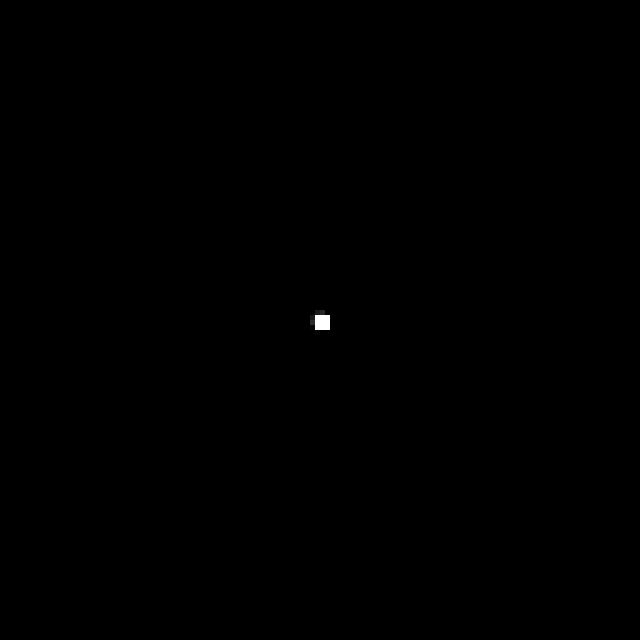
Frame 1 (no input)
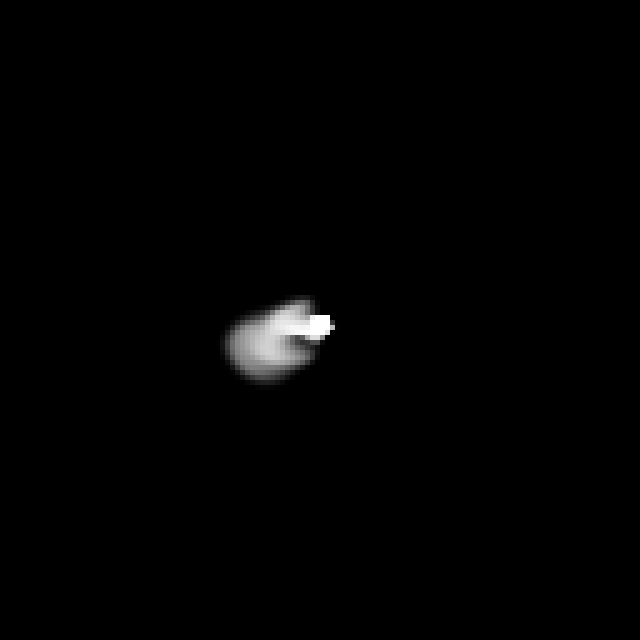
Frame 60 (the mouse pressed at the canvas centre just before this capture)
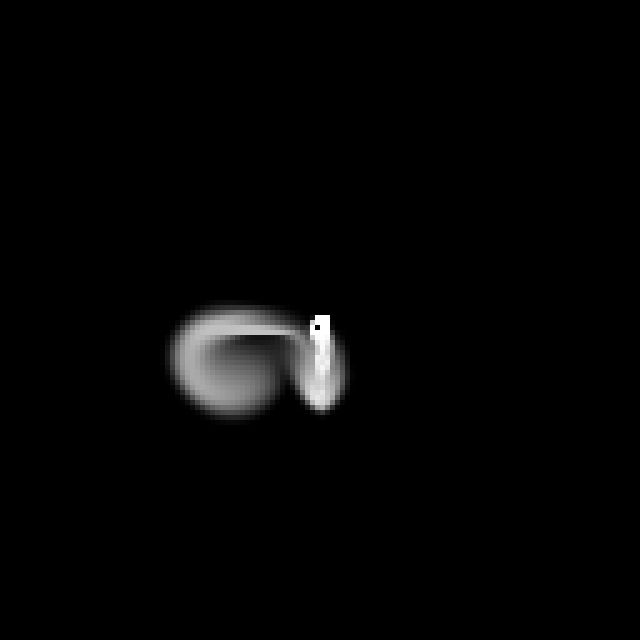
Frame 120 (the mouse held since frame 60 and released just before this capture)

The Processing sketch that drew these frames (run headless with seeded random() and noise(); from frame 60 on, the mouse is pressed at the canvas centre):

// Processing sketch: fluid_sim_processing
// ── fluid_sim_processing.pde
final int N = 128;
final int iter = 4;
final int SCALE = 5;
float t = 0;

Fluid fluid;

void settings() {
  size(N * SCALE, N * SCALE);
}

void setup() {
  fluid = new Fluid(0.5, 0, 0);
}

void draw() {
  background(0);
  int cx = width/SCALE/2;
  int cy = height/SCALE/2;
  
  for (int i = -1; i <= 1; i++) {
    for (int j = -1; j <= 1; j++) {
      fluid.addDensity(cx+i, cy+j, random(300, 500));
    }
  }

  
  float angle = noise(t) * TWO_PI;
  PVector v = PVector.fromAngle(angle);
  v.mult(0.1);
  t += 0.1;
  fluid.addVelocity(cx, cy, v.x, v.y);
  
  fluid.step();
  fluid.renderD();
  fluid.fadeD();
}

// ── Fluid.pde
int IX(int x, int y) {
  x = constrain(x, 0, N-1);
  y = constrain(y, 0, N-1);
  return x + y * N;
}

class Fluid {
  int size;
  float dt;
  float diff;
  float visc;
  
  float[] s;
  float[] density;
  
  float[] Vx;
  float[] Vy;
  
  float[] Vx0;
  float[] Vy0;
  
  Fluid(float dt, float diffusion, float viscosity) {
    this.size = N;
    this.dt = dt;
    this.diff = diffusion;
    this.visc = viscosity;
    
    this.s = new float[N*N];
    this.density = new float[N*N];
    
    this.Vx = new float[N*N];
    this.Vy = new float[N*N];
    
    this.Vx0 = new float[N*N];
    this.Vy0 = new float[N*N];
  }
  
  void step() {
    float visc = this.visc;
    float diff = this.diff;
    float dt = this.dt;
    float[] Vx = this.Vx;
    float[] Vy = this.Vy;
    float[] Vx0 = this.Vx0;
    float[] Vy0 = this.Vy0;
    float[] s = this.s;
    float[] density = this.density;
    
    diffuse(1, Vx0, Vx, visc, dt);
    diffuse(2, Vy0, Vy, visc, dt);
    
    project(Vx0, Vy0, Vx, Vy);
    
    advect(1, Vx, Vx0, Vx0, Vy0, dt);
    advect(2, Vy, Vy0, Vx0, Vy0, dt);
    
    project(Vx, Vy, Vx0, Vy0);
    
    diffuse(0, s, density, diff, dt);
    advect(0, density, s, Vx, Vy, dt);
  }
  
  void addDensity(int x, int y, float amount) {
    int index = IX(x, y);
    this.density[index] += amount;
  }
  
  void addVelocity(int x, int y, float amountX, float amountY) {
    int index = IX(x, y);
    this.Vx[index] += amountX;
    this.Vy[index] += amountY;
  }
  
  void renderD() {
    for (int i = 0; i < N; i++) {
      for (int j = 0; j < N; j++) {
        float x = i * SCALE;
        float y = j * SCALE;
        float d = this.density[IX(i,j)];
        fill(d);
        noStroke();
        square(x, y, SCALE);
      }
    }
  }
  
  void fadeD() {
    for (int i = 0; i < this.density.length; i++) {
      float d = this.density[i];
      this.density[i] = constrain(d-0.5, 0, 255);
    }
  }
}

// ── helpers.pde
void diffuse(int b, float[] x, float[] x0, float diff, float dt) {
  float a = dt * diff * (N - 2) * (N - 2);
  lin_solve(b, x, x0, a, 1 + 6 * a);
}

void lin_solve(int b, float[] x, float[] x0, float a, float c) {
  float cRecip = 1.0 / c;
  for (int k = 0; k < iter; k++) {
    for (int j = 1; j < N -  1; j++) {
      for (int i = 1; i < N - 1; i++) {
        x[IX(i, j)] = (x0[IX(i, j)]
          + a * (
            x[IX(i+1, j)]
            + x[IX(i-1, j)]
            + x[IX(i, j+1)]
            + x[IX(i, j-1)]
            )) * cRecip;
      }
    }
    
    set_bnd(b, x);
  }
}

void project(float[] velocX, float[] velocY, float[] p, float[] div) {
  for (int j = 1; j < N -  1; j++) {
    for (int i = 1; i < N - 1; i++) {
      div[IX(i, j)] = -0.5f * (
        velocX[IX(i+1, j)]
        - velocX[IX(i-1, j)]
        + velocY[IX(i, j+1)]
        - velocY[IX(i, j-1)]
      ) / N;
      p[IX(i, j)] = 0;
    }
  }
  
  set_bnd(0, div);
  set_bnd(0, p);
  lin_solve(0, p, div, 1, 6);
  
  for (int j = 1; j < N -  1; j++) {
    for (int i = 1; i < N - 1; i++) {
      velocX[IX(i, j)] -= 0.5f * (p[IX(i+1, j)] - p[IX(i-1, j)]) * N;
      velocY[IX(i, j)] -= 0.5f * (p[IX(i, j+1)] - p[IX(i, j-1)]) * N;
    }
  }
  
  set_bnd(1, velocX);
  set_bnd(2, velocY);
}

void advect(int b, float[] d, float[] d0,  float[] velocX, float[] velocY, float dt)
{
    float i0, i1, j0, j1;
    
    float dtx = dt * (N - 2);
    float dty = dt * (N - 2);
    
    float s0, s1, t0, t1;
    float tmp1, tmp2, x, y;
    
    float Nfloat = N;
    float ifloat, jfloat;
    int i, j;
    
    for(j = 1, jfloat = 1; j < N - 1; j++, jfloat++) { 
        for(i = 1, ifloat = 1; i < N - 1; i++, ifloat++) {
            tmp1 = dtx * velocX[IX(i, j)];
            tmp2 = dty * velocY[IX(i, j)];
            x    = ifloat - tmp1; 
            y    = jfloat - tmp2;
            
            if(x < 0.5f) x = 0.5f; 
            if(x > Nfloat + 0.5f) x = Nfloat + 0.5f; 
            i0 = floor(x); 
            i1 = i0 + 1.0f;
            if(y < 0.5f) y = 0.5f; 
            if(y > Nfloat + 0.5f) y = Nfloat + 0.5f; 
            j0 = floor(y);
            j1 = j0 + 1.0f; 
            
            s1 = x - i0; 
            s0 = 1.0f - s1; 
            t1 = y - j0; 
            t0 = 1.0f - t1;
            
            int i0i = int(i0);
            int i1i = int(i1);
            int j0i = int(j0);
            int j1i = int(j1);
            
            d[IX(i, j)] =
                  s0 * (t0 * d0[IX(i0i, j0i)] + t1 * d0[IX(i0i, j1i)]) +
                  s1 * (t0 * d0[IX(i1i, j0i)] + t1 * d0[IX(i1i, j1i)]);
        }
    }
    set_bnd(b, d);
}

void set_bnd(int b, float[] x) {
  for(int i = 1; i < N - 1; i++) {
      x[IX(i, 0)] = b == 2 ? -x[IX(i, 1)] : x[IX(i, 1)];
      x[IX(i, N-1)] = b == 2 ? -x[IX(i, N-2)] : x[IX(i, N-2)];
  }
  
  for(int j = 1; j < N - 1; j++) {
      x[IX(0  , j)] = b == 1 ? -x[IX(1  , j)] : x[IX(1  , j)];
      x[IX(N-1, j)] = b == 1 ? -x[IX(N-2, j)] : x[IX(N-2, j)];
  }

  x[IX(0,0)] = 0.5f*(x[IX(1,0)]+x[IX(0,1)]);
  x[IX(0,N-1)] = 0.5f*(x[IX(1,N-1)]+x[IX(0,N-2)]);
  x[IX(N-1,0)] = 0.5f*(x[IX(N-2,0)]+x[IX(N-1,1)]);
  x[IX(N-1,N-1)] = 0.5f*(x[IX(N-2,N-1)]+x[IX(N-1,N-2)]);
}
